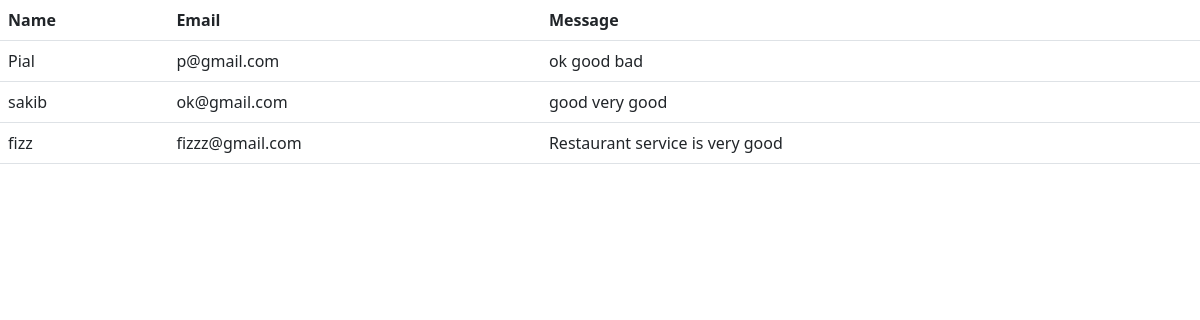
The page /seeMsg on the database its author committed.
### myapp/models.py (models this page shows)
class Message(models.Model):
    name = models.CharField(max_length=50)
    email = models.EmailField()
    message = models.CharField(max_length=500)

### myapp/views.py (the view)
# urls.py: path('seeMsg',views.seeMsg , name='seeMsg'),
def seeMsg(request):
    msg = Message.objects.all()
    context = {
        'msg' : msg,
    }
    return render( request, 'myapp/seeMsg.html',context)

### myapp/templates/myapp/seeMsg.html (shortened to what this page needs)
<!doctype html>
<html lang="en">
  <head>
    <link href="https://cdn.jsdelivr.net/npm/bootstrap@5.2.0-beta1/dist/css/bootstrap.min.css" rel="stylesheet">
  </head>
  <body>
     <table class="table">
         <tr>
             <th>Name</th>
             <th>Email</th>
             <th>Message</th>
         </tr>
         {% for i in msg %}
           <tr>
               <td>{{i.name}}</td>
               <td>{{i.email}}</td>
               <td>{{i.message}}</td>
           </tr>
         {% endfor %}
     </table>
  </body>
</html>

### rows shown on the page
Message: name "Pial", email "p@gmail.com", message "ok good bad"
Message: name "sakib", email "ok@gmail.com", message "good very good"
Message: name "fizz", email "fizzz@gmail.com", message "Restaurant service is very good"
